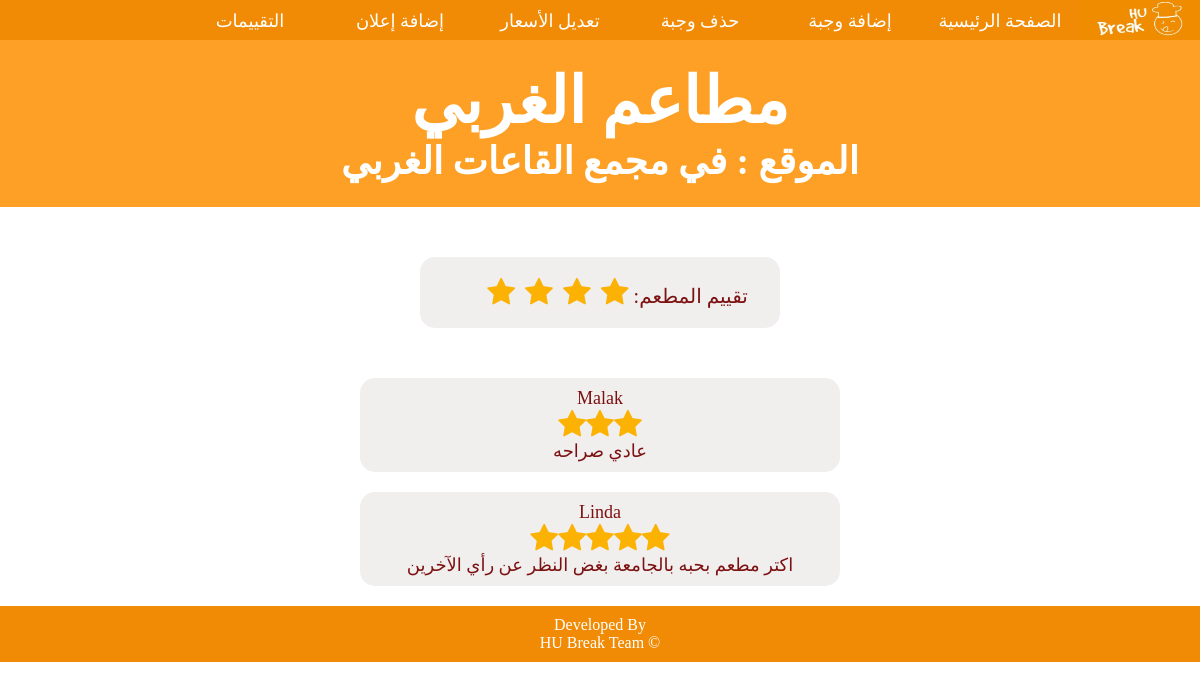
/Admin/ReviewsWestern.php (signed in), run on the app's committed database.
### tables this page shows
CREATE TABLE `rate` (
  `ID` int(11) NOT NULL,
  `CustomerID` int(11) NOT NULL,
  `ResturantID` int(11) NOT NULL,
  `Rate` int(11) NOT NULL,
  `Comment` varchar(255) DEFAULT NULL
);

CREATE TABLE `customers` (
  `ID` int(11) NOT NULL,
  `Name` varchar(255) NOT NULL,
  `Email` varchar(255) NOT NULL,
  `Password` varchar(255) NOT NULL
);

### Admin/ReviewsWestern.php (the view, shortened to what this page needs)
<!DOCTYPE html>
<html>
<head>
    <link rel="stylesheet" href="https://maxcdn.bootstrapcdn.com/font-awesome/4.3.0/css/font-awesome.min.css">
</head>
<body>
    <nav class="menu-bar">
        <img src="logo.jpg" class="logo">
        <ul>
            <li class="rest"><a href=" #">التقييمات</a>
            </li>
            <li class="rest"><a href=" #">إضافة إعلان</a>
            </li>
            <li class="rest"><a href=" #">تعديل الأسعار</a>
            </li>
            <li class="rest"><a href=" #">حذف وجبة</a>
            </li>
            <li class="rest"><a href=" #">إضافة وجبة</a>
            </li>
            <li><a href="Admin.php">الصفحة الرئيسية</a></li>
        </ul>
    </nav>
    <div class="intro">
        <h1>مطاعم الغربي</h1>
        <h3>الموقع : في مجمع القاعات الغربي</h3>
    </div>
    <div class="total-rate">
        <?php
        if (!$database = mysqli_connect("localhost", "root", "12345678", "hubreak2_db"))
            die("Sorry, could not connect to the server.");
        extract($_POST);
        $query = "select rate from rate where ResturantID=6";
        $result = mysqli_query($database, $query);
        $total = 0;
        $count = 0;
        while ($row = mysqli_fetch_assoc($result)) {
            $total += $row['rate'];
            $count++;
        }
        $avg = $total / $count;
        if ($avg >= 1) {
            print("<input type='radio' name='s' class='rating3' disabled checked><span class='star3'></span>");
        }
        if ($avg >= 2) {
            print("<input type='radio' name='s' class='rating3' disabled checked><span class='star3'></span>");
        }
        if ($avg >= 3) {
            print("<input type='radio' name='s' class='rating3' disabled checked><span class='star3'></span>");
        }
        if ($avg >= 4) {
            print("<input type='radio' name='s' class='rating3' disabled checked><span class='star3'></span>");
        }
        print("<span>:تقييم المطعم</span>");
        ?>
    </div>
    <?php
    if (!$database = mysqli_connect("localhost", "root", "12345678", "hubreak2_db"))
        die("Sorry, could not connect to the server.");
    extract($_POST);
    $query = "select Name,rate,comment from rate,customers where customers.ID=rate.customerID and resturantID=6";
    if (!$result = mysqli_query($database, $query))
        die("wrong query");
    while ($row = mysqli_fetch_row($result)) {
        $x = 0;
        print("<div class='rate'>");
        foreach ($row as $value) {
            if ($x == 1) {
                if ($value >= 1) {
                    print("<input type='radio' name='s' class='show' disabled checked><span class='star2'></span>");
                }
                if ($value >= 2) {
                    print("<input type='radio' name='s' class='show' disabled checked><span class='star2'></span>");
                }
                if ($value >= 3) {
                    print("<input type='radio' name='s' class='show' disabled checked><span class='star2'></span>");
                }
                if ($value >= 4) {
                    print("<input type='radio' name='s' class='show' disabled checked><span class='star2'></span>");
                }
                if ($value >= 5) {
                    print("<input type='radio' name='s' class='show' disabled checked><span class='star2'></span>");
                }
                print("<br>");
            } else {
                print("<span class='text'>$value</span><br>");
            }
            $x++;
        }
        print("</div>");
    }
    ?>
    <footer>
        <p>Developed By</p>
        <p>HU Break Team &copy;</p>
    </footer>
</body>
</html>

### Admin/ReviewsWestern.php (style rules this page uses)
* { margin: 0; padding: 0; font-family: 'Times New Roman', Times, serif; box-sizing: border-box; }
body { color: rgb(124, 17, 17); background-attachment: fixed; }
.menu-bar { background: #f18b05; text-align: right; height: 40px; margin-right: 10%; padding-right: 5px; font-size: large; }
.menu-bar ul { display: inline-flex; list-style: none; color: #fff; }
.menu-bar ul li { width: 150px; margin: 0px; padding: 10px 0px; text-align: center; }
.menu-bar ul li a { text-decoration: none; color: #fff; }
.logo { width: 10%; height: 40px; right: 0; position: absolute; }
h1, h2, h3 { text-align: center; }
footer { background: #f18b05; color: white; text-align: center; padding: 10px; }
.intro { background-color: #fda025; width: 100%; color: white; padding: 2% 0; font-size: xx-large; }
.total-rate { width: 30%; border-radius: 15px; background-color: rgb(241, 238, 238); font-size: 20px; padding: 20px; padding-left: 50px; text-align: center; margin: 50px auto; }
.star3 { font-family: FontAwesome; font-size: 30px; color: #FBB202; cursor: pointer; margin: 0; padding: 5px; }
.star3::after { content: '\f005'; }
.rate { width: 40%; height: auto; border-radius: 15px; background-color: rgb(241, 238, 238); font-size: 18px; padding: 10px; margin: 20px auto; text-align: center; }
.star2 { display: inline-block; font-family: FontAwesome; font-size: 30px; color: #FBB202; cursor: pointer; margin: 0; padding: 0; }
.star2::after { content: '\f005'; }

### data on the page
rate: CustomerID.Name "Malak", Rate 3 (drawn), Comment "عادي صراحه"
rate: CustomerID.Name "Linda", Rate 5 (drawn), Comment "اكتر مطعم بحبه بالجامعة بغض النظر عن رأي الآخرين"
